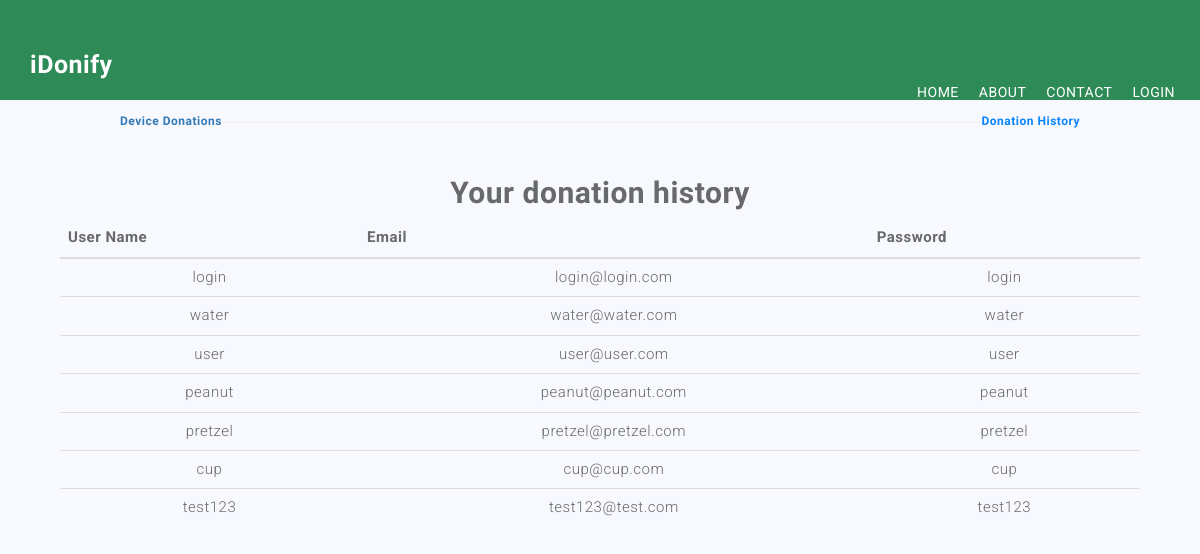
Before: /user_list.php (signed in) with the older database file.
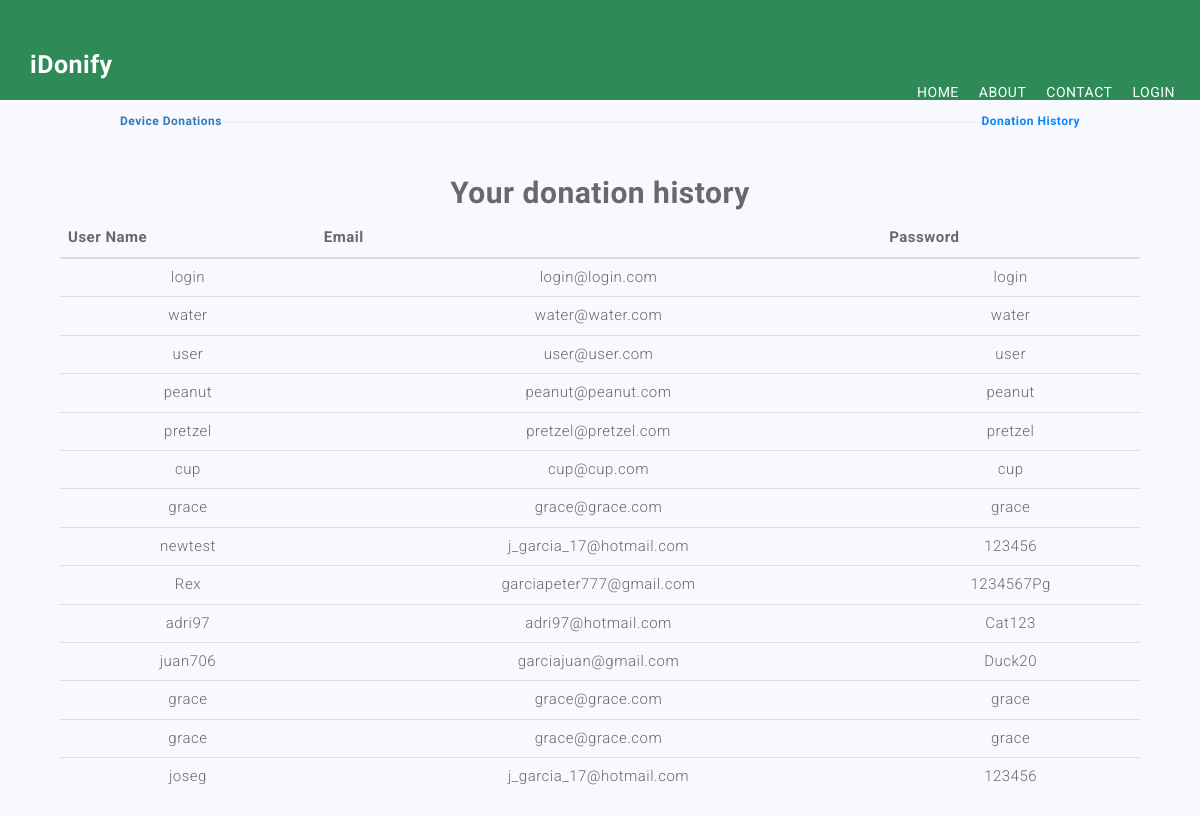
After: the same page with the newer database file.
### tables this page shows
CREATE TABLE `user` (
  `id` int(11) NOT NULL AUTO_INCREMENT,
  `username` varchar(100) NOT NULL,
  `email` varchar(100) NOT NULL,
  `psw` varchar(100) NOT NULL,
  `password` varchar(100) NOT NULL,
  `user_type` varchar(20) NOT NULL,
  PRIMARY KEY (`id`)
);

### user_list.php (the view, shortened to what this page needs)
<?php
	require "header.php";
?>
<!DOCTYPE html>
<html>
<head>
	<link rel="stylesheet" type="text/css" href="style.css">
</head>
<body>
	<div class="head">
		<div style="float: left;"><h6 ><a href="donations.php" style="text-decoration: none;">Device Donations</h6></a></div>
		<div style="float: right;"><a href="donation_list.php" style="text-decoration: none;"><h6>Donation History</h6></a></div>
	</div>
<div class="body">
<br/>
	<hr/>
	<br/><br/>
	<h2 align="center">Your donation history</h2>
	      <table class="table text-center">
            <thead>
                <tr>
                    <th>User Name</th>
                    <th>Email</th>
                    <th>Password</th>
                </tr>
            </thead>
            <tbody>
            	<?php
include "db_config.php";
$sql1 =  "SELECT * FROM user";
    $result = $con->query($sql1);
    while($row=$result->fetch_assoc()){
	 ?>
                <tr>
                    <td><?php echo $row['username']; ?></td>
                    <td><?php echo $row['email']; ?></td>
                    <td><?php echo $row['psw']; }?></td>
                </tr>
            </tbody>
        </table>
</div>
</body>
</html>

### header.php (shortened to what this page needs)
<!DOCTYPE html>
<html lang="en">
<head>
  <link rel="stylesheet" type="text/css" href="user/css/jquery.bxslider.css">
  <link rel="stylesheet" type="text/css" href="user/css/font-awesome.min.css">
  <link rel="stylesheet" type="text/css" href="user/css/bootstrap.min.css">
  <link rel="stylesheet" type="text/css" href="user/css/animate.css">
  <link rel="stylesheet" type="text/css" href="user/css/style.css">
</head>
<body>
  <div id="myDiv">
       <div class="bg-color">
        <header id="main-header">
          <nav class="navbar navbar-default navbar-fixed-top">
            <div class="container">
              <div class="navbar-header">
                <a class="navbar-brand" href="#">iDonify</a>
              </div>
              <div class="collapse navbar-collapse" id="myNavbar">
                <ul class="nav navbar-nav navbar-right">
				  <li class=""><a href="index.php">Home</a></li>
				  <li class=""><a href="about.php">About</a></li>
				  <li class=""><a href="contact.php">Contact</a></li>
				  <li class=""><a href="login.php">Login</a></li>
                </ul>
              </div>
              </div>
            </div>
	</div>
</body>
</html>

### user/css/style.css (style rules this page uses)
body { line-height: 1.4; font-family: 'Roboto', sans-serif; color: #67696c; font-size: 16px; font-weight: 300; letter-spacing: 0.5px; overflow-x: hidden; }
ol, ul { list-style: none; }
table { border-collapse: collapse; border-spacing: 0; }
h1, h2, h3, h4, h5, h6 { font-family: 'Raleway', sans-serif; font-weight: 600; }
.bg-color { background-color: #2E8B57; min-height: 100px; }
.navbar-default { background-color: transparent; border: 0px; padding: 20px 0; transition: all 0.3s; }
.navbar-default .navbar-brand { color: #fff; font-family: 'Raleway', sans-serif; font-weight: 700; }
.navbar-brand { padding: 0px; font-size: 24px; padding: 15px 0px; margin-top: 6px; }
.navbar-default .navbar-nav>li>a { padding: 5px 10px; font-size: 14px; line-height: 54px; font-weight: 400; text-transform: uppercase; background: transparent; color: #fff; -webkit-transition: color 0.2s ease-out; transition: color 0.2s ease-out; }
* { margin: 0px; padding: 0px; }
body { font-size: 120%; background: #F8F8FF; }
li { list-style-type: none; }
.navbar-default .navbar-brand { color: #d6d6d6; }

### PHP_ADMIN/assets/css/style.css (style rules this page uses)
.navbar li { list-style-type: none; display: inline-block; padding-top: 20px; }
.navbar a { font-size: 25px; padding: 15px; margin-top: 20px; }
.head { padding-left: 60px; margin-left: 60px; padding-right: 60px; margin-right: 60px; margin-top: 5px; }
.head h6 { color: #0A84FF; }
.body hr { padding: 0; margin:0; }
.body table { padding-left: 60px; margin-left: 60px; width: 90%; font-size: 15px; }
.navbar-default { background-color: transparent; border: 0px; padding: 20px 0; transition: all 0.3s; }
.navbar-default .navbar-brand { color: #fff; font-family: 'Raleway', sans-serif; font-weight: 700; }
.navbar-brand { padding: 0px; font-size: 24px; padding: 15px 0px; margin-top: 6px; }
.navbar-default .navbar-nav>li>a { padding: 5px 10px; font-size: 14px; line-height: 54px; font-weight: 400; text-transform: uppercase; background: transparent; color: #fff; -webkit-transition: color 0.2s ease-out; transition: color 0.2s ease-out; }
* { margin: 0px; padding: 0px; }
body { font-size: 120%; background: #F8F8FF; }

Changed rows visible on the page:
removed user: username "test123", email "test123@test.com", psw "test123"
added user: username "grace", email "grace@grace.com", psw "grace"
added user: username "newtest", email "j_garcia_17@hotmail.com", psw "123456"
added user: username "Rex", email "garciapeter777@gmail.com", psw "1234567Pg"
added user: username "adri97", email "adri97@hotmail.com", psw "Cat123"
added user: username "juan706", email "garciajuan@gmail.com", psw "Duck20"
added user: username "grace", email "grace@grace.com", psw "grace"
added user: username "grace", email "grace@grace.com", psw "grace"
added user: username "joseg", email "j_garcia_17@hotmail.com", psw "123456"
